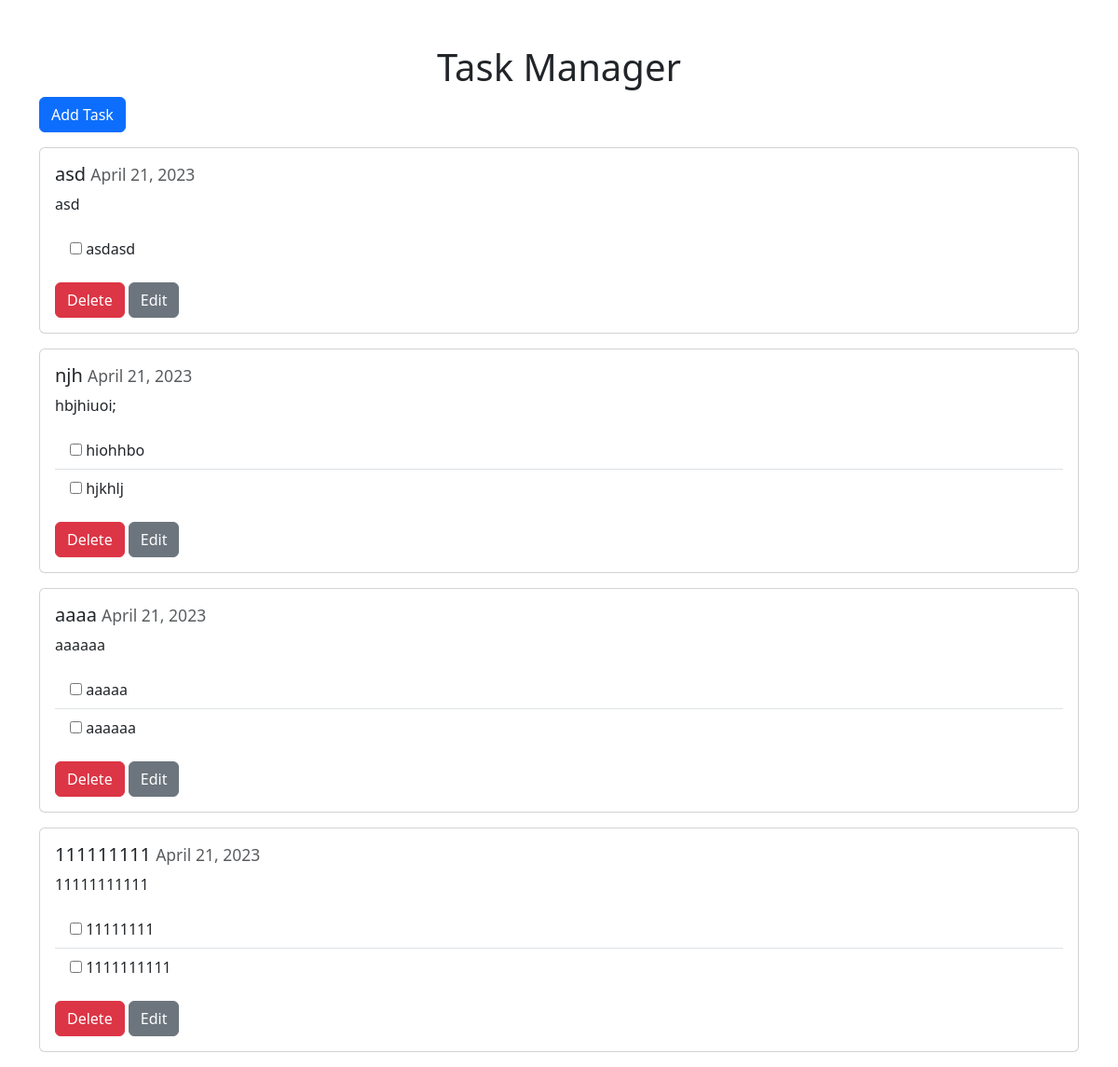
Before: / with the older database file.
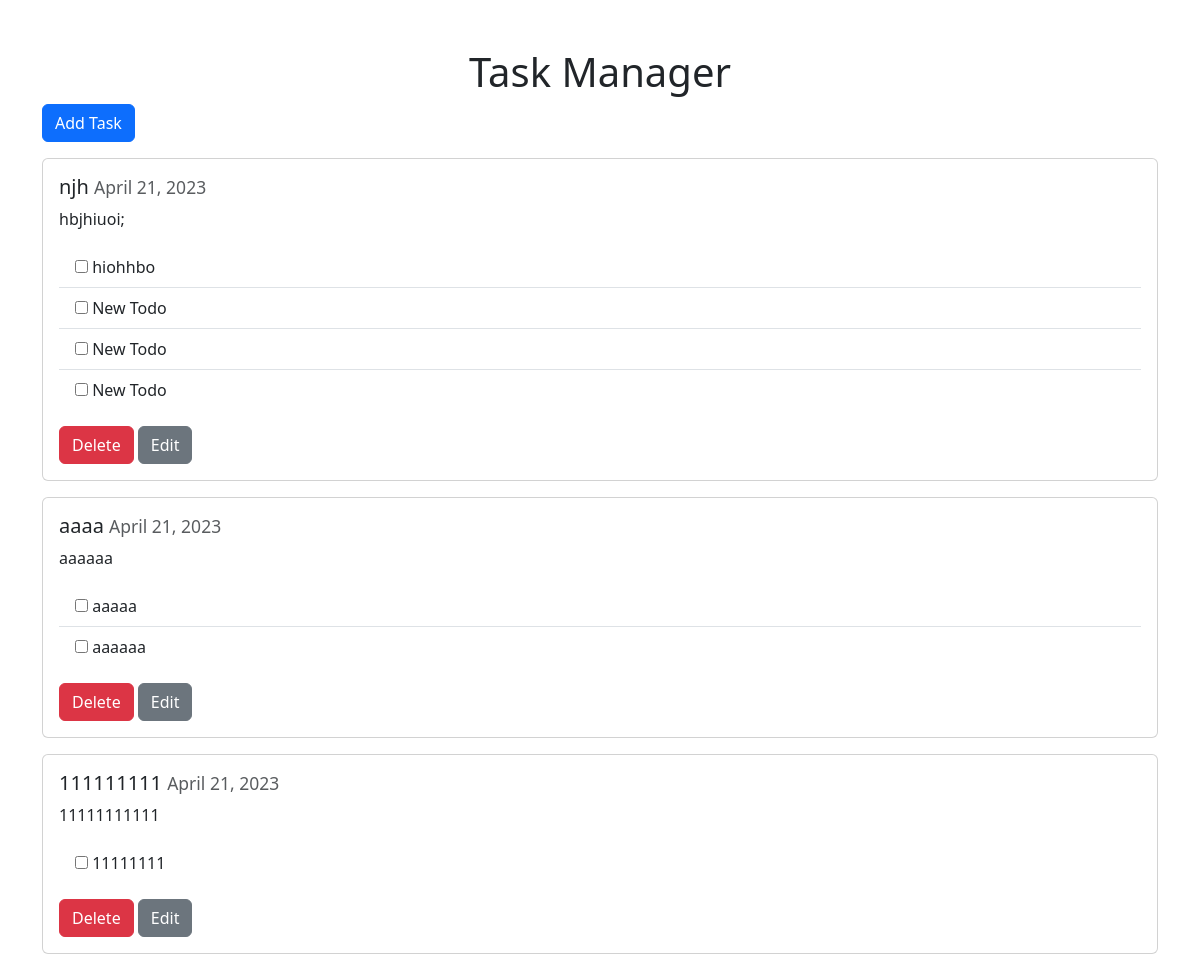
After: the same page with the newer database file.
### models.py (models this page shows)
class Task(db.Model):
    id = db.Column(db.Integer, primary_key=True)
    title = db.Column(db.String(100), nullable=False)
    description = db.Column(db.String(255), nullable=True)
    completed = db.Column(db.Boolean, default=False)
    created_at = db.Column(db.DateTime, nullable=False, default=datetime.utcnow)
    todos = db.relationship('Todo', back_populates='parent_task', lazy=True)

class Todo(db.Model):
    __tablename__ = 'todo'
    id = db.Column(db.Integer, primary_key=True)
    task_id = db.Column(db.Integer, db.ForeignKey('task.id'), nullable=False)
    content = db.Column(db.String(255), nullable=False)
    completed = db.Column(db.Boolean, default=False)
    created_at = db.Column(db.DateTime, nullable=False, default=datetime.utcnow)
    parent_task = db.relationship('Task', back_populates='todos')

### routes.py (the view)
@app.route('/')
def index():
    tasks = Task.query.all()
    return render_template('index.html', tasks=tasks)

### templates/index.html (shortened to what this page needs)
<!DOCTYPE html>
<html lang="en">
  <head>
    <link
      href="https://cdn.jsdelivr.net/npm/bootstrap@5.3.0-alpha1/dist/css/bootstrap.min.css"
      rel="stylesheet"
    />
    <link
      rel="stylesheet"
      href="https://cdnjs.cloudflare.com/ajax/libs/font-awesome/6.1.0/css/all.min.css"
    />
  </head>
  <body>
    <div class="container">
      <h1 class="text-center mt-5">Task Manager</h1>
      <a href="{{ url_for('add_task_page') }}" class="btn btn-primary mb-3"
        >Add Task</a
      >
      {% for task in tasks %}
      <div class="card mb-3" id="task-card-{{ task.id }}">
        <div class="card-body">
          <h5 class="card-title">
            <span id="task-title-{{ task.id }}" contenteditable="false"
              >{{ task.title }}</span
            >
            <small class="text-muted"
              >{{ task.created_at.strftime("%B %d, %Y") }}</small
            >
          </h5>
          {% if task.description %}
          <p class="card-text">{{ task.description }}</p>
          {% endif %}
          <ul class="list-group list-group-flush">
            {% for todo in task.todos %}
            <li class="list-group-item" id="todo-item-{{ todo.id }}">
              <input
                type="checkbox"
                id="checkbox-{{ todo.id }}"
                onchange="toggleTodo({{ todo.id }})"
              />
              <span
                id="todo-content-{{ todo.id }}"
                contenteditable="false"
                >{{ todo.content }}</span
              >
            </li>
            {% endfor %}
          </ul>
          <button
            class="btn btn-danger mt-3"
            onclick="deleteTask({{ task.id }})"
          >
            Delete
          </button>
          <button
            class="btn btn-secondary mt-3"
            id="edit-task-{{ task.id }}"
            onclick="editTask({{ task.id }})"
          >
            Edit
          </button>
        </div>
      </div>
      {% endfor %}
    </div>
  </body>
</html>

Changed rows visible on the page:
removed Task: title "asd", created_at "April 21, 2023", description "asd"
removed Todo: content "asdasd", shown under "asd"
removed Todo: content "hjkhlj", shown under Task "njh"
removed Todo: content "1111111111", shown under Task (number 3 of 3 on the later page)
added Todo: content "New Todo", shown under Task "njh"
added Todo: content "New Todo", shown under Task "njh"
added Todo: content "New Todo", shown under Task "njh"
